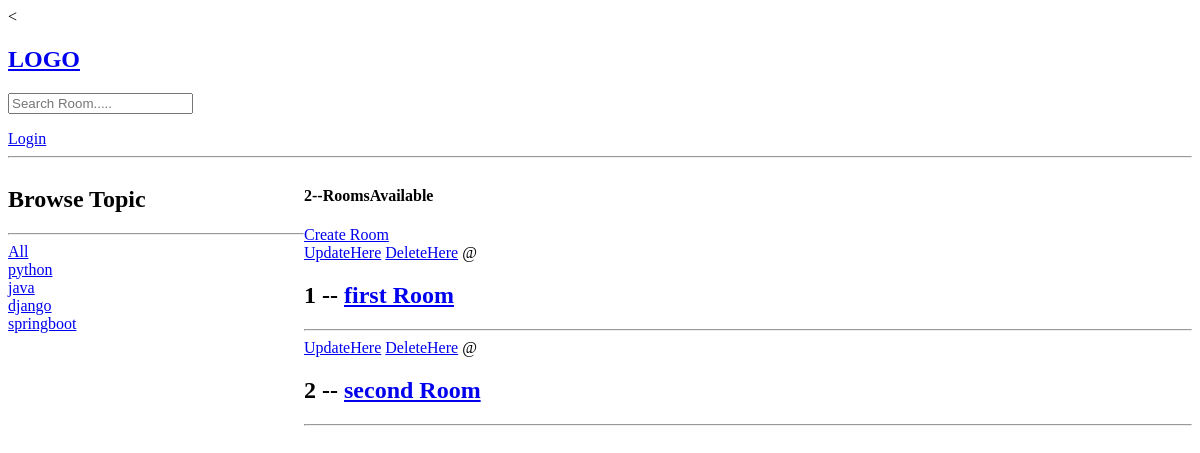
The app's page /, older data.
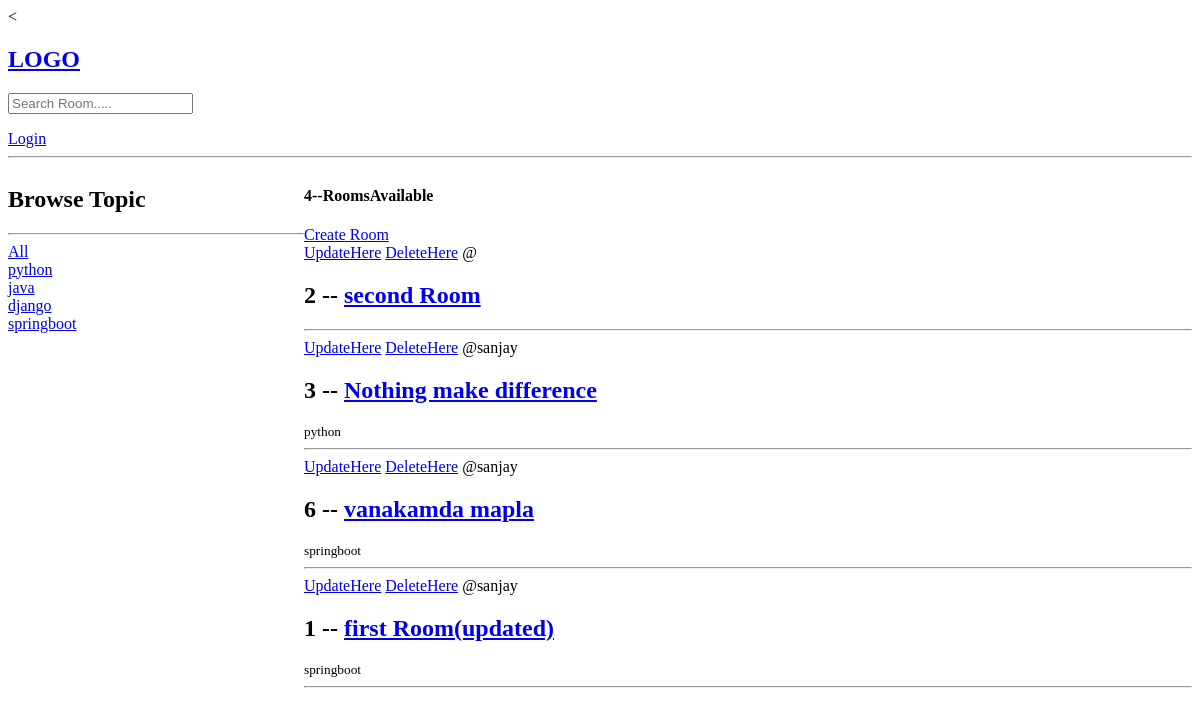
The same page, newer data.
### base/models.py (models this page shows, shortened)
class Topic(models.Model):
    name=models.CharField(max_length=200)

class Room(models.Model):
    host =models.ForeignKey(User,on_delete=models.SET_NULL,null=True)
    topic =models.ForeignKey(Topic,on_delete=models.SET_NULL,null=True)
    name = models.CharField( max_length=200)
    description = models.TextField(null=True,blank=True)
    updated = models.DateTimeField(auto_now=True)
    created = models.DateTimeField(auto_now_add=True)
    class Meta:
        ordering=['updated','created']

### base/views.py (the view)
# urls.py: path('',views.Home ,name="Home"),
def Home (request):
    q=request.GET.get('q') if request.GET.get('q') != None else ''
    rooms=Room.objects.filter(
                              Q(topic__name__icontains=q ) |
                              Q(name__icontains=q) |
                              Q(description__contains=q)
                              )
    topics=Topic.objects.all()
    room_count=rooms.count()
    context={'rooms':rooms,'topics':topics,'room_count':room_count,}
    return render(request,'base/Home.html',context)

### base/templates/base/home.html (shortened to what this page needs)
{% extends 'main.html' %}
{% block content %}
<div class="home-container">
  <div>
  <h2>Browse Topic</h2>
  <hr>
  <div>
    <a href="{%url 'Home'%}">All</a>
  </div>
  {% for topic in topics %}
   <div>
    <a href="{%url 'Home'%}?q={{topic.name}}">{{topic.name}}</a>
   </div>
  {% endfor %}
  </div>
  <div>
    <h4>{{room_count}}--RoomsAvailable</h4>
    <a href="{% url 'create-room'%}">Create Room</a>
  <div>
    {%for room in rooms%}
    <div>
      <a href="{% url 'update-room' room.id %}">UpdateHere</a>
      <a href="{% url 'delete-room' room.id %}">DeleteHere</a>
      <span>@{{room.host.username}}</span>
       <h2> {{room.id}} -- <a href="{% url 'room' room.id %}">{{room.name}}</a></h2>
       <small>{{room.topic.name}}</small>
       <hr>
    </div>
    {% endfor %}
  </div>
  </div>
</div>
{% endblock content %}

### templates/main.html (shortened to what this page needs)
<<!DOCTYPE html>
<html>
    <head>
    </head>
    <body>
        {% include "navbar.html" %}
       {% block content %}
       {% endblock  %}
    </body>
</html>

### templates/navbar.html
<a href="/">
<h2>LOGO</h2>
</a>
<form method="GET" action="{%url 'Home'%}">
    <input type="text"  name=q placeholder="Search Room....."/>
</form>
<a href="{%% url 'login'}">Login</a>
<hr>

### base/templates/base/home.html (style rules this page uses)
.home-container { display:grid; grid-template-columns: 1fr 3fr; }

Row changes from the older to the newer data that the page shows:
shown differently, row unchanged: Room "second Room": moves up the list
added Room: host.username "sanjay", id "3", name "Nothing make difference", topic.name "python"
added Room: host.username "sanjay", id "6", name "vanakamda mapla", topic.name "springboot"
changed Room id 1: host.username (not shown) → "sanjay"; name "first Room" → "first Room(updated)"; topic.name (not shown) → "springboot"
Text that changed along with them:
{{ room_count }}: "2" → "4"
